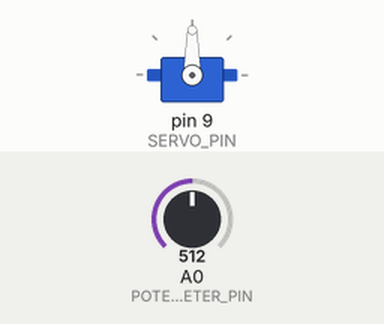
The sketch below on a simulated Arduino Uno, built with avr-gcc and run on an emulated ATmega328P. On the bench: servo. The test bench sets the inputs (shaded band); at power-on: A0 (POTENTIOMETER_PIN) = 512.

Above: at 1.2 s.
1.3 s: A0 (POTENTIOMETER_PIN) set to 716
At 2.5 s:
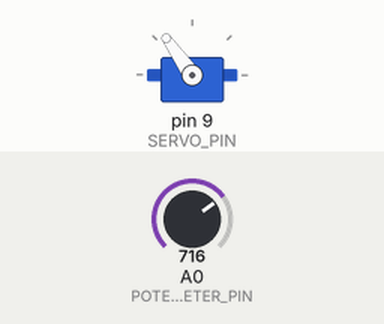
2.8 s: A0 (POTENTIOMETER_PIN) set to 900
At 3.5 s:
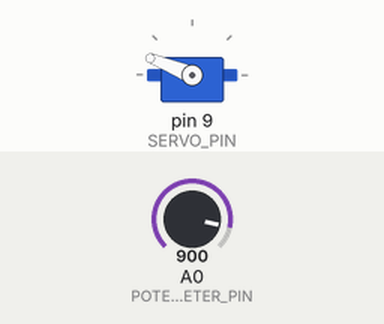
4.3 s: A0 (POTENTIOMETER_PIN) set to 1023
At 5.0 s:
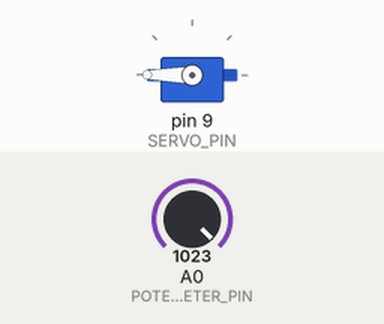
5.8 s: A0 (POTENTIOMETER_PIN) set to 306
At 7.0 s:
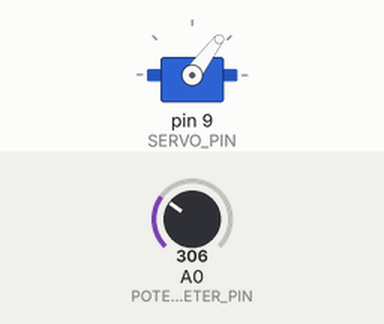
7.3 s: A0 (POTENTIOMETER_PIN) set to 122
At 8.5 s:
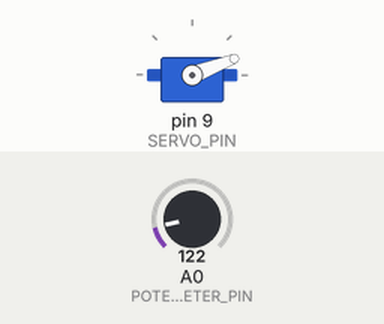
Timing chart, 0 to 9.8 s (numbered marks = the images above; inputs shaded):
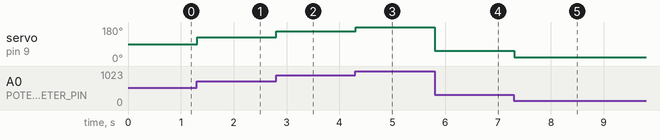

The sketch:

potentiometer_servo.ino
```cpp
#include <Servo.h>

Servo servo;

const int POTENTIOMETER_PIN = A0;
const int SERVO_PIN = 9;

int potentiometerValue = 0;
int servoAngle = 0;

void setup() {
  servo.attach(SERVO_PIN);
}

void loop() {
  // Read the potentiometer's analog value (0-1023).
  potentiometerValue = analogRead(POTENTIOMETER_PIN);

  // Convert the ADC reading into an angle (0-180 degrees).
  servoAngle = map(potentiometerValue, 0, 1023, 0, 180);

  // Command the servo to move to the calculated angle.
  servo.write(servoAngle);

  delay(15);
}
```

Measured:
- after the input at 1.3 s, servo on pin 9 (SERVO_PIN): 90° → 125° at once
- after the input at 2.8 s, servo on pin 9 (SERVO_PIN): 125° → 158° at once
- after the input at 4.3 s, servo on pin 9 (SERVO_PIN): 158° → 180° at once
- after the input at 5.8 s, servo on pin 9 (SERVO_PIN): 180° → 53° at once
- after the input at 7.3 s, servo on pin 9 (SERVO_PIN): 53° → 21° at once
